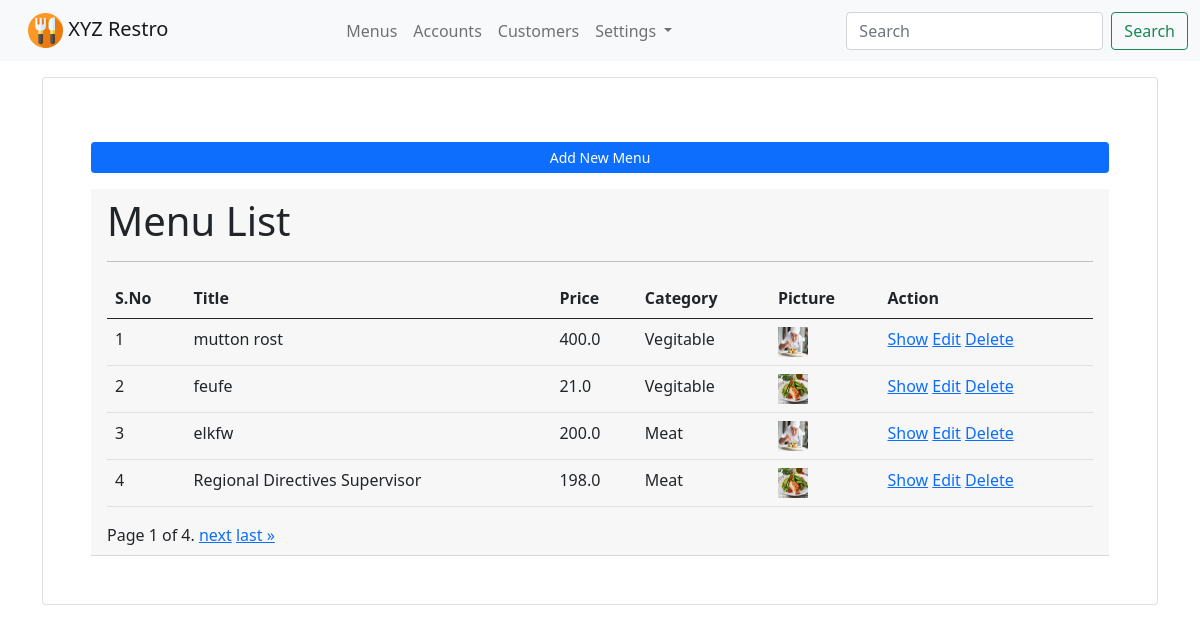
/menus/ (signed in), run on the app's committed database.
### app_menus/models.py (models this page shows, shortened)
class Menu(models.Model):
    menu_title = models.CharField(max_length=100)
    menu_price = models.FloatField(default=0.00)
    menu_ingredient = models.CharField(max_length=100)
    menu_category = models.ForeignKey(Category, on_delete=models.CASCADE)
    menu_img = models.FileField(upload_to="images/menus/", blank=True, null=True)
    menu_created_at = models.DateTimeField(auto_now_add=True)
    is_active = models.BooleanField(default=True)
    class Meta:
        db_table = "restro_menus"
        ordering = ["-menu_title"]

class Category(models.Model):
    category_title = models.CharField(max_length=100)
    category_code = models.CharField(max_length=20, null=True, blank=True)
    class Meta:
        db_table = "restro_categories"
        ordering = ["-category_title"]

### app_menus/views.py (the view)
# urls.py: path('', views.list_menu, name='menu-list'),
@login_required(login_url='/login/')
def list_menu(request):
    menu_list = Menu.objects.all()
    paginator = Paginator(menu_list, 4) # 4 data in one page
    page_number = request.GET.get('page')
    page_obj = paginator.get_page(page_number)
    context = {"page_obj" : page_obj}
    return render(request, 'menus/list_menu.html', context)

### templates/menus/list_menu.html (shortened to what this page needs)
{% extends 'layouts/master.html' %}
{% load static %}
{% block content %}
<div class="container">
    <div class="card p-5 mt-3">
        <a href="{% url 'menu-add' %}" class="btn btn-sm btn-primary mb-3 mt-3">Add New Menu</a>
        <div class="card-header">
            <h1>Menu List</h1>
            <hr>
            <table class="table table-hover mt-3">
                <thead>
                    <tr>
                        <th>S.No</th>
                        <th>Title</th>
                        <th>Price</th>
                        <th>Category</th>
                        <th>Picture</th>
                        <th>Action</th>
                    </tr>
                </thead>
                <tbody>
                    {% for val in page_obj %}
                    <tr>
                        <td>{{ forloop.counter }}</td>
                        <td>{{ val.menu_title }}</td>
                        <td>{{ val.menu_price }}</td>
                        <td>{{ val.menu_category.category_title }}</td>
                        <td><img src="{{ val.menu_img.url }}" width="30" height="30" /></td>
                        <td>
                            <a href="{% url 'menu-show' val.id %}">Show</a>
                            <a href="{% url 'menu-edit' val.id %}">Edit</a>
                            <a href="{% url 'menu-delete' val.id %}">Delete</a>
                        </td>
                    </tr>
                    {% endfor %}
                </tbody>
            </table>
            <div class="pagination">
                <span class="step-links">
                    <span class="current">
                        Page {{ page_obj.number }} of {{ page_obj.paginator.num_pages }}.
                    </span>
                    {% if page_obj.has_next %}
                        <a href="?page={{ page_obj.next_page_number }}">next</a>
                        <a href="?page={{ page_obj.paginator.num_pages }}">last &raquo;</a>
                    {% endif %}
                </span>
            </div>
        </div>
    </div>
</div>
{% endblock %}

### data on the page
Menu: menu_title "mutton rost", menu_price "400.0", menu_category.category_title "Vegitable", menu_img (picture)
Menu: menu_title "feufe", menu_price "21.0", menu_category.category_title "Vegitable", menu_img (picture)
Menu: menu_title "elkfw", menu_price "200.0", menu_category.category_title "Meat", menu_img (picture)
Menu: menu_title "Regional Directives Supervisor", menu_price "198.0", menu_category.category_title "Meat", menu_img (picture)

### other printed values
{{ page_obj.number }} "1"
{{ page_obj.paginator.num_pages }} "4"
